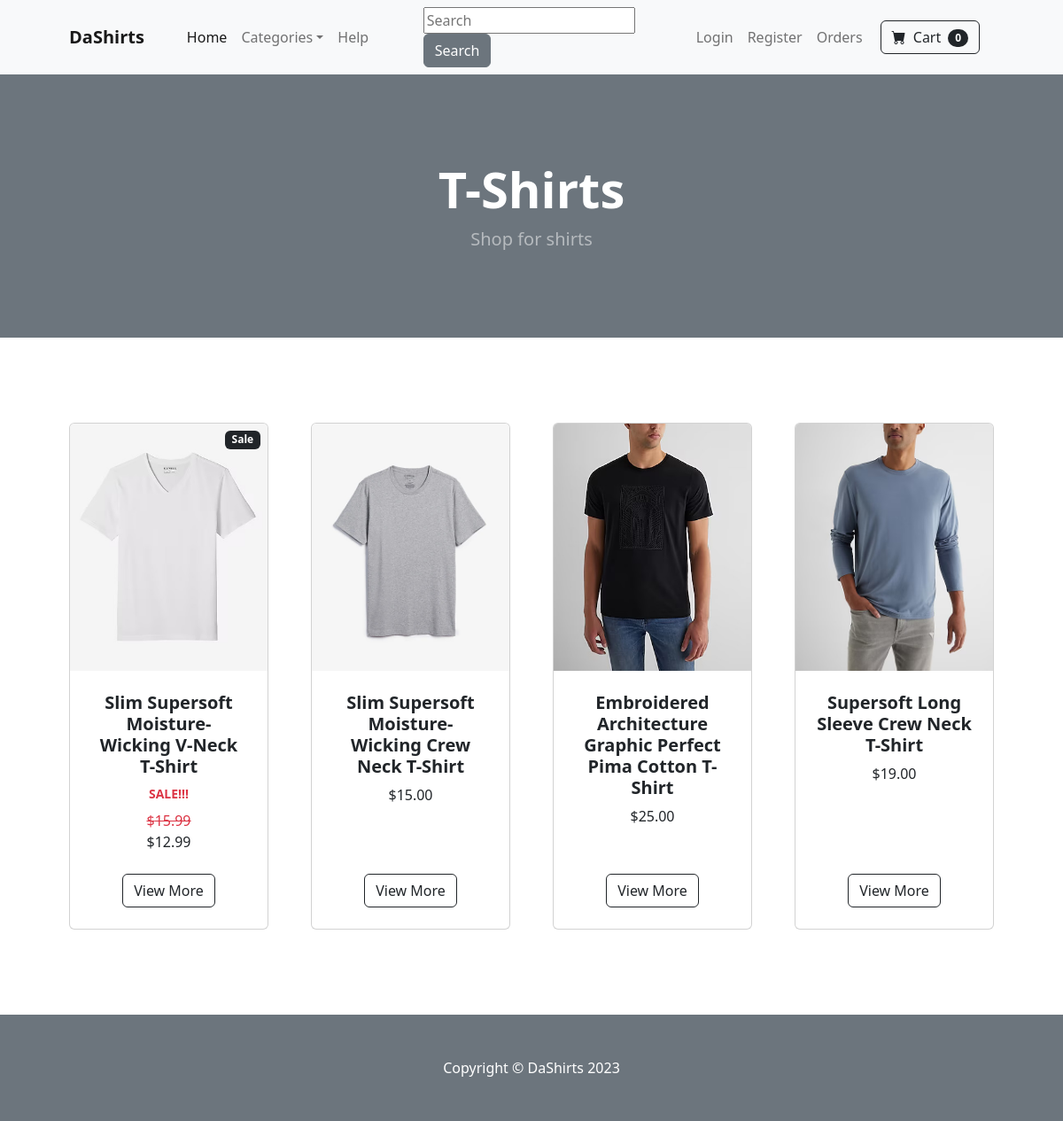
Page /category/T-Shirts on the committed database.
### store/models.py (models this page shows, shortened)
class Category(models.Model):
    name = models.CharField(max_length=50)
    def __str__(self):
        return self.name
    class Meta:
        verbose_name_plural = 'categories'

class Product(models.Model):
    id = models.AutoField(primary_key=True)
    name = models.CharField(max_length=100)
    price = models.DecimalField(default=0, decimal_places=2, max_digits=6)
    category = models.ForeignKey(Category, on_delete=models.CASCADE, default=1)
    description = models.TextField(blank=True, null=True)
    image = models.ImageField(upload_to='uploads/product/')
    on_sale = models.BooleanField(default=False)
    sale_price = models.DecimalField(default=0, decimal_places=2, max_digits=6)

### store/views.py (the view)
# urls.py: path('category/<str:cate>',views.category,name='category'),
def category(request,cate):
    try:
        category = Category.objects.get(name=cate)
        products = Product.objects.filter(category=category)
        return render(request, 'category.html', {'products':products, 'category':category} )
    except:
        messages.success(request, ("That Category Doesn't Exist."))
        return redirect('home')

### store/templates/category.html
{% extends 'base.html' %}
{% block content %}
<header class="bg-secondary py-5">
    <div class="container px-4 px-lg-5 my-5">
        <div class="text-center text-white">
            <h1 class="display-4 fw-bolder">{{ category }}</h1>
            <p class="lead fw-normal text-white-50 mb-0">Shop for shirts</p>
        </div>
    </div>
</header>
<section class="py-5">
    <div class="container px-4 px-lg-5 mt-5">
        <div class="row gx-4 gx-lg-5 row-cols-2 row-cols-md-3 row-cols-xl-4 justify-content-center">
            {% for product in products %}
                {% if product.on_sale %}
                <div class="col mb-5">
                    <div class="card h-100">
                        <div class="badge bg-dark text-white position-absolute" style="top: 0.5rem; right: 0.5rem">Sale</div>
                        <img class="card-img-top" src="{{ product.image.url }}" alt="..." />
                        <div class="card-body p-4">
                            <div class="text-center">
                                <h5 class="fw-bolder">{{ product.name }}</h5>
                                <div class="d-flex justify-content-center small text-warning mb-2 text-danger">
                                <b>SALE!!!</b>
                                </div>
                                <div class="text-danger">
                                <strike>
                                ${{ product.price }}
                                </strike>
                                </div>
                                ${{ product.sale_price }}
                            </div>
                        </div>
                        <div class="card-footer p-4 pt-0 border-top-0 bg-transparent">
                            <div class="text-center"><a class="btn btn-outline-dark mt-auto" href="{% url 'product' product.id %}">View More</a></div>
                        </div>
                    </div>
                </div>
                {% else %}
            <div class="col mb-5">
                <div class="card h-100">
                    <img class="card-img-top" src="{{ product.image.url }}" alt="..." />
                    <div class="card-body p-4">
                        <div class="text-center">
                            <h5 class="fw-bolder">{{ product.name }}</h5>
                            ${{ product.price}}
                        </div>
                    </div>
                    <div class="card-footer p-4 pt-0 border-top-0 bg-transparent">
                        <div class="text-center"><a class="btn btn-outline-dark mt-auto" href="{% url 'product' product.id %}">View More</a></div>
                    </div>
                </div>
            </div>
                {% endif %}
            {% endfor %}
        </div>
    </div>
</section>
{% endblock %}

### rows in the picture
Category: name "T-Shirts"
Product: image (picture), name "Slim Supersoft Moisture-Wicking V-Neck T-Shirt", price "15.99", sale_price "12.99"
Product: image (picture), name "Slim Supersoft Moisture-Wicking Crew Neck T-Shirt", price "15.00"
Product: image (picture), name "Embroidered Architecture Graphic Perfect Pima Cotton T-Shirt", price "25.00"
Product: image (picture), name "Supersoft Long Sleeve Crew Neck T-Shirt", price "19.00"
